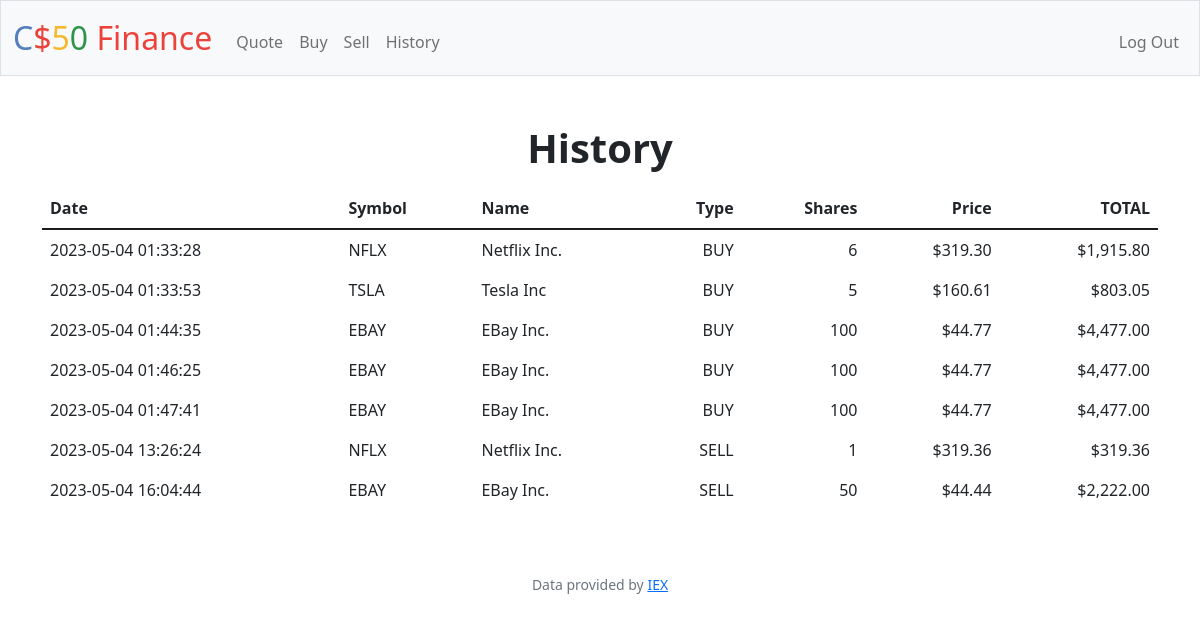
/history (signed in), run on an earlier commit of the app's database.
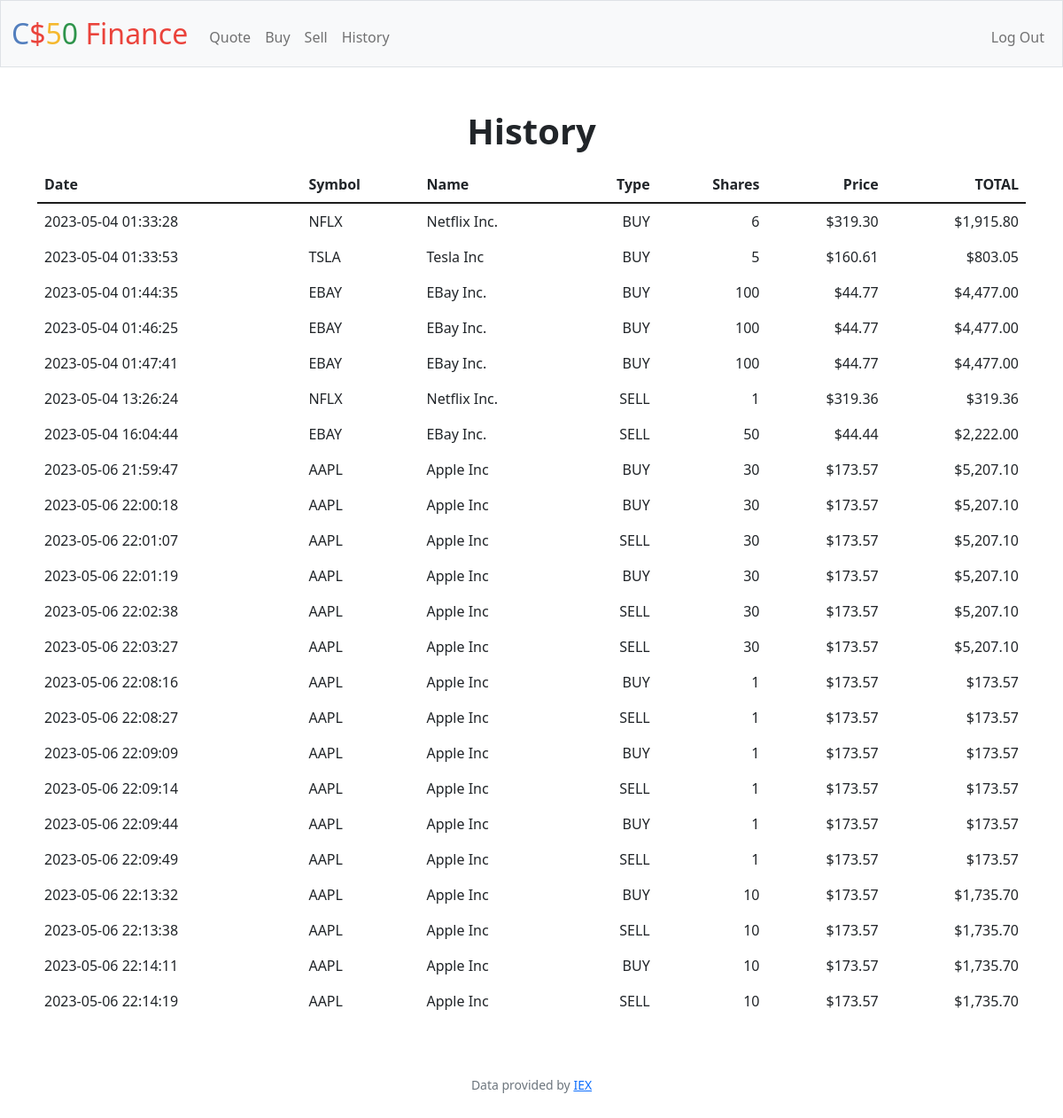
And on a later commit of the database.
### tables this page shows
CREATE TABLE transactions (user_id INTEGER, transaction_id INTEGER PRIMARY KEY AUTOINCREMENT NOT NULL, date TEXT NOT NULL, stock_symbol TEXT NOT NULL, stock_name TEXT NOT NULL, price_per_share NUMERIC NOT NULL, quantity INTEGER NOT NULL, type TEXT NOT NULL, FOREIGN KEY(user_id) REFERENCES users(id));

### app.py (the view)
@app.route("/history")
@login_required
def history():
    user_id = session["user_id"]
    history_data = db.execute("SELECT * FROM transactions "
                              "WHERE user_id = ?", user_id)
    for stock in history_data:
        stock["stock_sum"] = usd(float(
            stock["price_per_share"]) * int(stock["quantity"]))
        stock["price_per_share"] = usd(stock["price_per_share"])
    return render_template("history.html", history_data=history_data)

### app.py (called while the page is built)
@app.after_request
def after_request(response):
    response.headers["Cache-Control"] = "no-cache, no-store, must-revalidate"
    response.headers["Expires"] = 0
    response.headers["Pragma"] = "no-cache"
    return response

### helpers.py (called while the page is built)
def login_required(f):
    @wraps(f)
    def decorated_function(*args, **kwargs):
        if session.get("user_id") is None:
            return redirect("/login")
        return f(*args, **kwargs)
    return decorated_function

def usd(value):
    return f"${value:,.2f}"

### templates/history.html (shortened to what this page needs)
{% extends "layout.html" %}
{% block main %}
    <h1 class="h1 fw-bold mb-3">History</h1>
    <div class="container mw-80">
        <table class="table table-borderless">
            <thead>
                <tr>
                    <th scope="col" class="text-start">Date</th>
                    <th scope="col" class="text-start">Symbol</th>
                    <th scope="col" class="text-start">Name</th>
                    <th scope="col" class="text-end">Type</th>
                    <th scope="col" class="text-end">Shares</th>
                    <th scope="col" class="text-end">Price</th>
                    <th scope="col" class="text-end">TOTAL</th>
                </tr>
            </thead>
            <tbody class="border-top">
                {% for data in history_data  %}
                <tr>
                    <td class="text-start">{{ data["date"] }}</td>
                    <td class="text-start">{{ data["stock_symbol"] }}</td>
                    <td class="text-start">{{ data["stock_name"] }}</td>
                    <td class="text-end">{{ data["type"] }}</td>
                    <td class="text-end">{{ data["quantity"] }}</td>
                    <td class="text-end">{{ data["price_per_share"] }}</td>
                    <td class="text-end">{{ data["stock_sum"] }}</td>
                </tr>
                {% endfor %}
            </tbody>
        </table>
    </div>
{% endblock %}

### templates/layout.html (shortened to what this page needs)
<!DOCTYPE html>
<html lang="en">
    <head>
        <link href="https://cdn.jsdelivr.net/npm/bootstrap@5.1.3/dist/css/bootstrap.min.css" rel="stylesheet">
        <link href="/static/styles.css" rel="stylesheet">
    </head>
    <body>
        <nav class="bg-light border navbar navbar-expand-md navbar-light">
            <div class="container-fluid">
                <a class="navbar-brand" href="/"><span class="blue">C</span><span class="red">$</span><span class="yellow">5</span><span class="green">0</span> <span class="red">Finance</span></a>
                <div class="collapse navbar-collapse" id="navbar">
                    {% if session["user_id"] %}
                        <ul class="navbar-nav me-auto mt-2">
                            <li class="nav-item"><a class="nav-link" href="/quote">Quote</a></li>
                            <li class="nav-item"><a class="nav-link" href="/buy">Buy</a></li>
                            <li class="nav-item"><a class="nav-link" href="/sell">Sell</a></li>
                            <li class="nav-item"><a class="nav-link" href="/history">History</a></li>
                        </ul>
                        <ul class="navbar-nav ms-auto mt-2">
                            <li class="nav-item"><a class="nav-link" href="/logout">Log Out</a></li>
                        </ul>
                    {% else %}
                        <ul class="navbar-nav ms-auto mt-2">
                            <li class="nav-item"><a class="nav-link" href="/register">Register</a></li>
                            <li class="nav-item"><a class="nav-link" href="/login">Log In</a></li>
                        </ul>
                    {% endif %}
                </div>
            </div>
        </nav>
        <main class="container-fluid py-5 text-center">
            {% block main %}{% endblock %}
        </main>
        <footer class="mb-5 small text-center text-muted">
            Data provided by <a href="https://iexcloud.io/">IEX</a>
        </footer>
    </body>
</html>

### static/styles.css (style rules this page uses)
nav .navbar-brand { font-size: xx-large; }
nav .navbar-brand .blue { color: #537fbe; }
nav .navbar-brand .red { color: #ea433b; }
nav .navbar-brand .yellow { color: #f5b82e; }
nav .navbar-brand .green { color: #2e944b; }
.border-top { border-top: 2px solid #1c1c1c !important; }

What changed in the data, as far as the page shows it:
added transactions: date "2023-05-06 21:59:47", stock_symbol "AAPL", stock_name "Apple Inc", type "BUY", quantity "30", price_per_share "$173.57", stock_sum "$5,207.10"
added transactions: date "2023-05-06 22:00:18", stock_symbol "AAPL", stock_name "Apple Inc", type "BUY", quantity "30", price_per_share "$173.57", stock_sum "$5,207.10"
added transactions: date "2023-05-06 22:01:07", stock_symbol "AAPL", stock_name "Apple Inc", type "SELL", quantity "30", price_per_share "$173.57", stock_sum "$5,207.10"
added transactions: date "2023-05-06 22:01:19", stock_symbol "AAPL", stock_name "Apple Inc", type "BUY", quantity "30", price_per_share "$173.57", stock_sum "$5,207.10"
added transactions: date "2023-05-06 22:02:38", stock_symbol "AAPL", stock_name "Apple Inc", type "SELL", quantity "30", price_per_share "$173.57", stock_sum "$5,207.10"
added transactions: date "2023-05-06 22:03:27", stock_symbol "AAPL", stock_name "Apple Inc", type "SELL", quantity "30", price_per_share "$173.57", stock_sum "$5,207.10"
added transactions: date "2023-05-06 22:08:16", stock_symbol "AAPL", stock_name "Apple Inc", type "BUY", quantity "1", price_per_share "$173.57", stock_sum "$173.57"
added transactions: date "2023-05-06 22:08:27", stock_symbol "AAPL", stock_name "Apple Inc", type "SELL", quantity "1", price_per_share "$173.57", stock_sum "$173.57"
added transactions: date "2023-05-06 22:09:09", stock_symbol "AAPL", stock_name "Apple Inc", type "BUY", quantity "1", price_per_share "$173.57", stock_sum "$173.57"
added transactions: date "2023-05-06 22:09:14", stock_symbol "AAPL", stock_name "Apple Inc", type "SELL", quantity "1", price_per_share "$173.57", stock_sum "$173.57"
added transactions: date "2023-05-06 22:09:44", stock_symbol "AAPL", stock_name "Apple Inc", type "BUY", quantity "1", price_per_share "$173.57", stock_sum "$173.57"
added transactions: date "2023-05-06 22:09:49", stock_symbol "AAPL", stock_name "Apple Inc", type "SELL", quantity "1", price_per_share "$173.57", stock_sum "$173.57"
added transactions: date "2023-05-06 22:13:32", stock_symbol "AAPL", stock_name "Apple Inc", type "BUY", quantity "10", price_per_share "$173.57", stock_sum "$1,735.70"
added transactions: date "2023-05-06 22:13:38", stock_symbol "AAPL", stock_name "Apple Inc", type "SELL", quantity "10", price_per_share "$173.57", stock_sum "$1,735.70"
added transactions: date "2023-05-06 22:14:11", stock_symbol "AAPL", stock_name "Apple Inc", type "BUY", quantity "10", price_per_share "$173.57", stock_sum "$1,735.70"
added transactions: date "2023-05-06 22:14:19", stock_symbol "AAPL", stock_name "Apple Inc", type "SELL", quantity "10", price_per_share "$173.57", stock_sum "$1,735.70"
